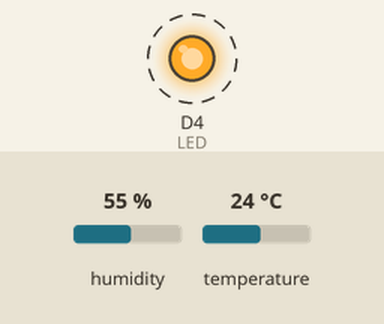
The sketch below on a simulated ESP8266 (NodeMCU). On the bench: output pins drawn as LEDs (lit = HIGH). Dashed ring = blinking. The test bench sets the inputs (shaded band); at power-on: humidity 55 %, temperature 24 °C. WiFi joins after 1.5 s; servers stay silent unless stated; what the sketch prints to the serial monitor is not drawn.

Above: at 4.3 s.
Timing chart, 0 to 8.4 s (numbered marks = the images above):
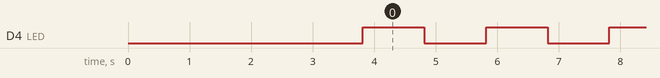

Measured:
- by itself, D4 (LED): alternates HIGH for 1.0 s and LOW for 1.0 s

The sketch:

03_DHT22_reading_wThingSpeak.ino
```cpp
// Including the ESP8266 WiFi library
#include <ESP8266WiFi.h>
#include "DHT.h"
// Including the ThingSpeak library
#include <ThingSpeak.h>

// Uncomment one of the lines below for whatever DHT sensor type you're using!
//#define DHTTYPE DHT11   // DHT 11
//#define DHTTYPE DHT21   // DHT 21 (AM2301)
#define DHTTYPE DHT22     // DHT 22  (AM2302), AM2321
#define LED D4            // GPIO2 (D4), it is also the built in led

// DHT Sensor
const int DHTPin = D2;     // what digital pin we're connected to GPIO4 (= 4)
// Initialize DHT sensor.
DHT dht(DHTPin, DHTTYPE);

// Replace with your network details
const char* ssid = "IO";
const char* password = "FrutaFriaFrigorizada";
WiFiClient client;

/******************************************************************************************/
// ThingSpeak information
char thingSpeakAddress[] = "api.thingspeak.com";
unsigned long channelID = 12874; // Numero de canal en Thingspeak
// NOT USED // char* readAPIKey = "XXXXXX"; //Clave lectura.
char* writeAPIKey = "X7EGQRWP7DR5SS6K"; // Clave escritura.
const unsigned long postingInterval = 300L * 1000L; //Cada 5 minutos
const unsigned long IntervaloParpadeoLed = 1L * 1000L; //Cada 1 segundo
unsigned int dataFieldOne = 1;                            // Field to write temperature data
unsigned int dataFieldTwo = 2;                       // Field to write temperature data
unsigned int dataFieldThree = 3;                     // Field to write elapsed time data
/******************************************************************************************/

// Global variables for ThingSpeak
unsigned long lastConnectionTime = 0;
long lastUpdateTime = 0;
long tParpadeoLed=0;
boolean on_off = LOW;


// only runs once on boot
void setup() {
  // Initializing serial port for debugging purposes
  pinMode(LED, OUTPUT);
  Serial.begin(115200);

  // Connecting to WiFi network
  Serial.println();
  Serial.print("Connecting to ");
  Serial.println(ssid);
  WiFi.begin(ssid, password);
  while (WiFi.status() != WL_CONNECTED) {
    delay(500);
    Serial.print(".");
  }
  Serial.println("");
  Serial.println("WiFi connected");

  // Connecting to Wifi and ThingSpeak ////////////////
  WiFi.begin(ssid, password);

  while (WiFi.status() != WL_CONNECTED) {
    delay(500);
    Serial.print(".");
  }
  Serial.println("");
  Serial.println("WiFi connected");
  ThingSpeak.begin(client);
  Serial.println("Web client running. Waiting for the ESP IP...");
  delay(2000);
    // Printing the ESP IP address
  Serial.println(WiFi.localIP());
  /////////////////////////////////////////////////////
  Serial.println("Start");
  dht.begin();

  Serial.println("Setup");
  Serial.print("Milisegundos desde arranque (ms) ");
  Serial.println(millis());
  Serial.print("Tiempo desde la ultima vez (ms) ");
  Serial.println(lastUpdateTime);
  Serial.print("Intervalo entre envio datos (ms) ");
  Serial.println(postingInterval);

  // First set of data
  float minutes = millis()/1000.0/60.0;
  float temperature = dht.readTemperature(); // Read temperature as Celsius (the default). Use 'true' argument for Farenheit
  float humidity = dht.readHumidity(); // Read humidity
  write2TSData( channelID , dataFieldOne , temperature , dataFieldTwo , humidity , dataFieldThree , minutes );
}

// runs over and over again
void loop() {
    //Parpadea el led de placa cada tParpadeoLed
    if (millis() - tParpadeoLed >=  IntervaloParpadeoLed) {
         tParpadeoLed = millis();
        //Conmuta el led
        on_off = !on_off;
        digitalWrite(LED, on_off);
    }

    // Only update if posting time is exceeded
    if (millis() - lastUpdateTime >=  postingInterval) {
        lastUpdateTime = millis();
        float minutes = lastUpdateTime/1000.0/60.0;
        float temperature = dht.readTemperature(); // Read temperature as Celsius (the default). Use 'true' argument for Farenheit
        float humidity = dht.readHumidity(); // Read humidity
        // Check if any reads failed and exit early (to try again).
        if (isnan(humidity) || isnan(temperature)) {
          Serial.println("Failed to read from DHT sensor!");
        }
        Serial.println("");
        Serial.print("Sample OK at ");
        Serial.print(minutes,2); Serial.print(" minutes\t");
        Serial.print(temperature,1); Serial.print(" ºC, ");
        Serial.print((int)humidity); Serial.println(" %");
        // Write to ThingSpeak channels: THIS FUNCTIONS FREEZE THE EXECUTION UNTIL THE NEXT ITERATION
        write2TSData( channelID , dataFieldOne , temperature , dataFieldTwo , humidity , dataFieldThree , minutes );      // Write the temperature in F, C, and time since starting.
    }
}

// Function definition
int writeTSData( unsigned long TSChannel, unsigned int TSField, float data ){
  int  writeSuccess = ThingSpeak.writeField( TSChannel, TSField, data, writeAPIKey ); // Write the data to the channel
  if ( writeSuccess ){

    Serial.println( String(data) + " written to Thingspeak." );
    }
    return writeSuccess;
}

//use this function if you want multiple fields simultaneously
int write2TSData( unsigned long TSChannel, unsigned int TSField1, float field1Data, unsigned int TSField2, long field2Data, unsigned int TSField3, long field3Data ){

  ThingSpeak.setField( TSField1, field1Data );
  ThingSpeak.setField( TSField2, field2Data );
  ThingSpeak.setField( TSField3, field3Data );

  int writeSuccess = ThingSpeak.writeFields( TSChannel, writeAPIKey );
  return writeSuccess;
}
```
